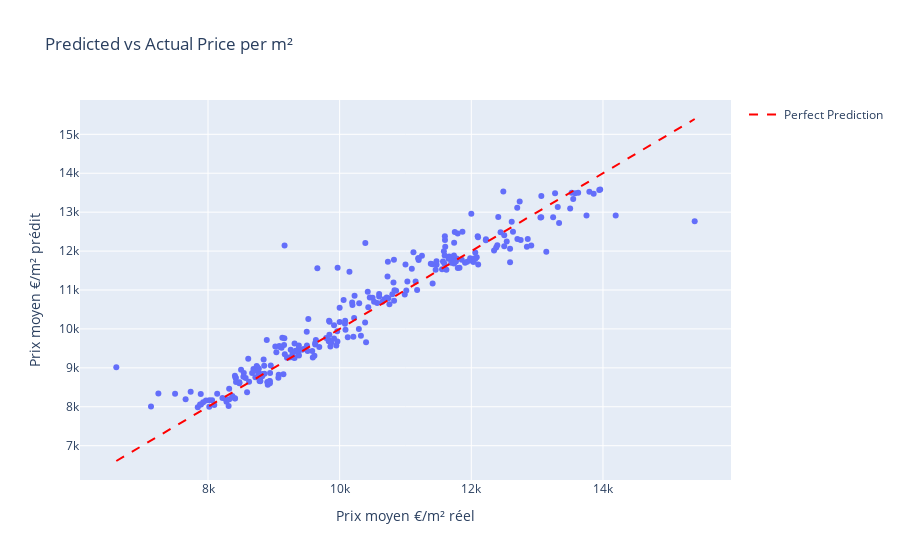

The notebook cell this image was saved under:
### Code cell
#Vis
results_df = pd.DataFrame({
    'actual_prix_m2': y_test,
    'predicted_prix_m2': y_test_pred_opt,
    'code_postal': x_test['code_postal'].values,
    'year': x_test['year'].values,
    'month': x_test['month'].values
})

#Vis pred vs actual
fig = px.scatter(results_df, x='actual_prix_m2', y='predicted_prix_m2',
                  hover_data=['code_postal', 'year', 'month'],
                  title='Predicted vs Actual Price per m²',
                  labels={
                       'predicted_prix_m2': 'Prix moyen €/m² prédit', 
                       'actual_prix_m2': 'Prix moyen €/m² réel'
                   })
fig.add_scatter(x=[y_test.min(), y_test.max()], 
                 y=[y_test.min(), y_test.max()],
                 mode='lines', name='Perfect Prediction', 
                 line=dict(dash='dash', color='red'))
fig.show()

### Figure 1 — Plotly figure (JSON) as saved in the notebook; plotly's stock layout.template omitted (floating-point values rounded to 4 significant figures; data arrays with more than 128 entries replaced by an {"elided": "..."} marker saying what was removed)
{"data": [{"customdata": {"elided": "260x3 int values"}, "hovertemplate": "Prix moyen €/m² réel=%{x}<br>Prix moyen €/m² prédit=%{y}<br>code_postal=%{customdata[0]}<br>year=%{customdata[1]}<br>month=%{customdata[2]}<extra></extra>", "legendgroup": "", "marker": {"color": "#636efa", "symbol": "circle"}, "mode": "markers", "name": "", "orientation": "v", "showlegend": false, "type": "scatter", "x": {"elided": "260 float values"}, "xaxis": "x", "y": {"elided": "260 float values"}, "yaxis": "y"}, {"line": {"color": "red", "dash": "dash"}, "mode": "lines", "name": "Perfect Prediction", "type": "scatter", "x": [6607.0, 15390.0], "y": [6607.0, 15390.0]}], "layout": {"legend": {"tracegroupgap": 0}, "title": {"text": "Predicted vs Actual Price per m²"}, "xaxis": {"anchor": "y", "domain": [0, 1], "title": {"text": "Prix moyen €/m² réel"}}, "yaxis": {"anchor": "x", "domain": [0, 1], "title": {"text": "Prix moyen €/m² prédit"}}}}
